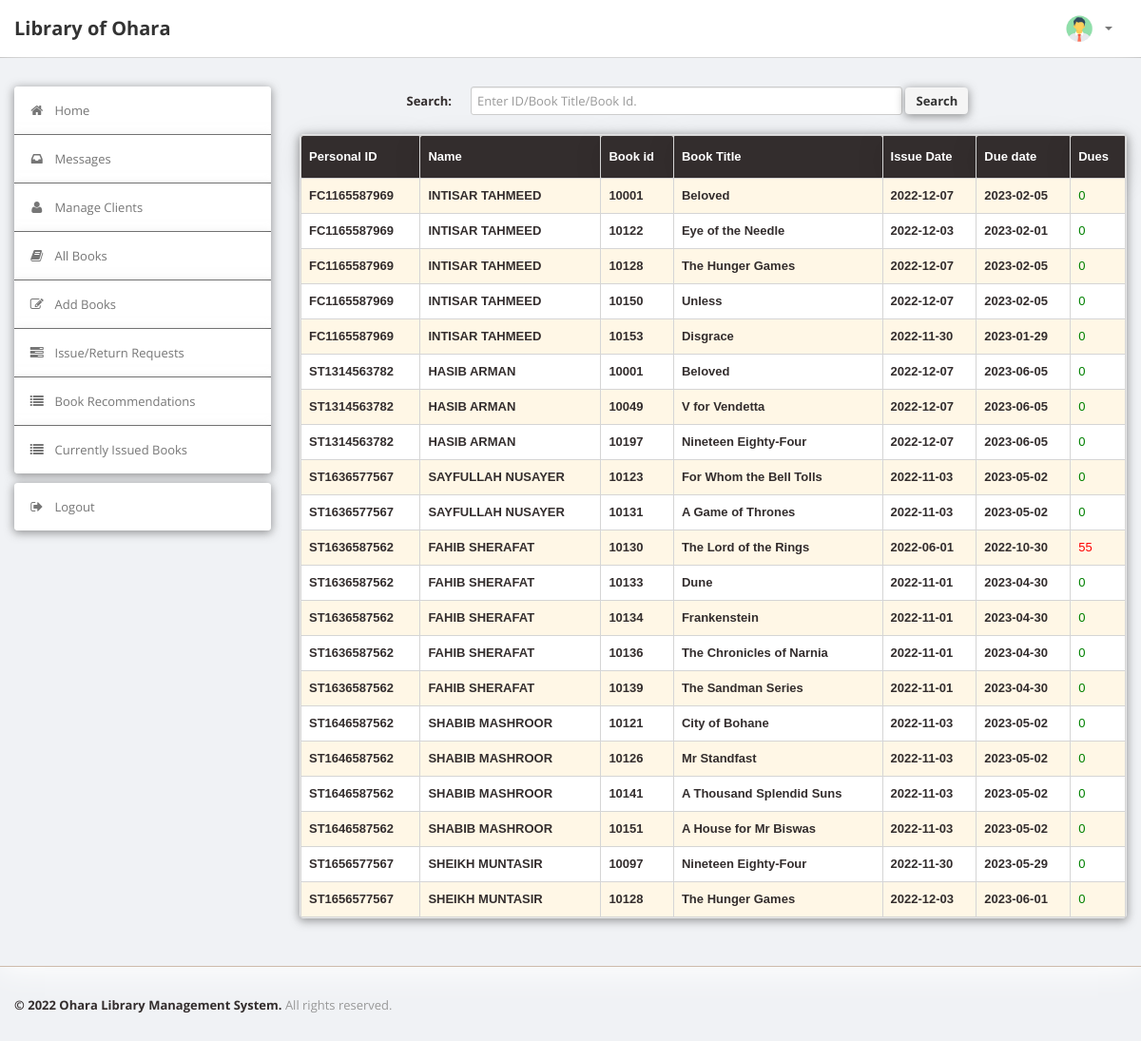
The app's page /LibraryManagementSystem/admin/current.php (signed in), older data.
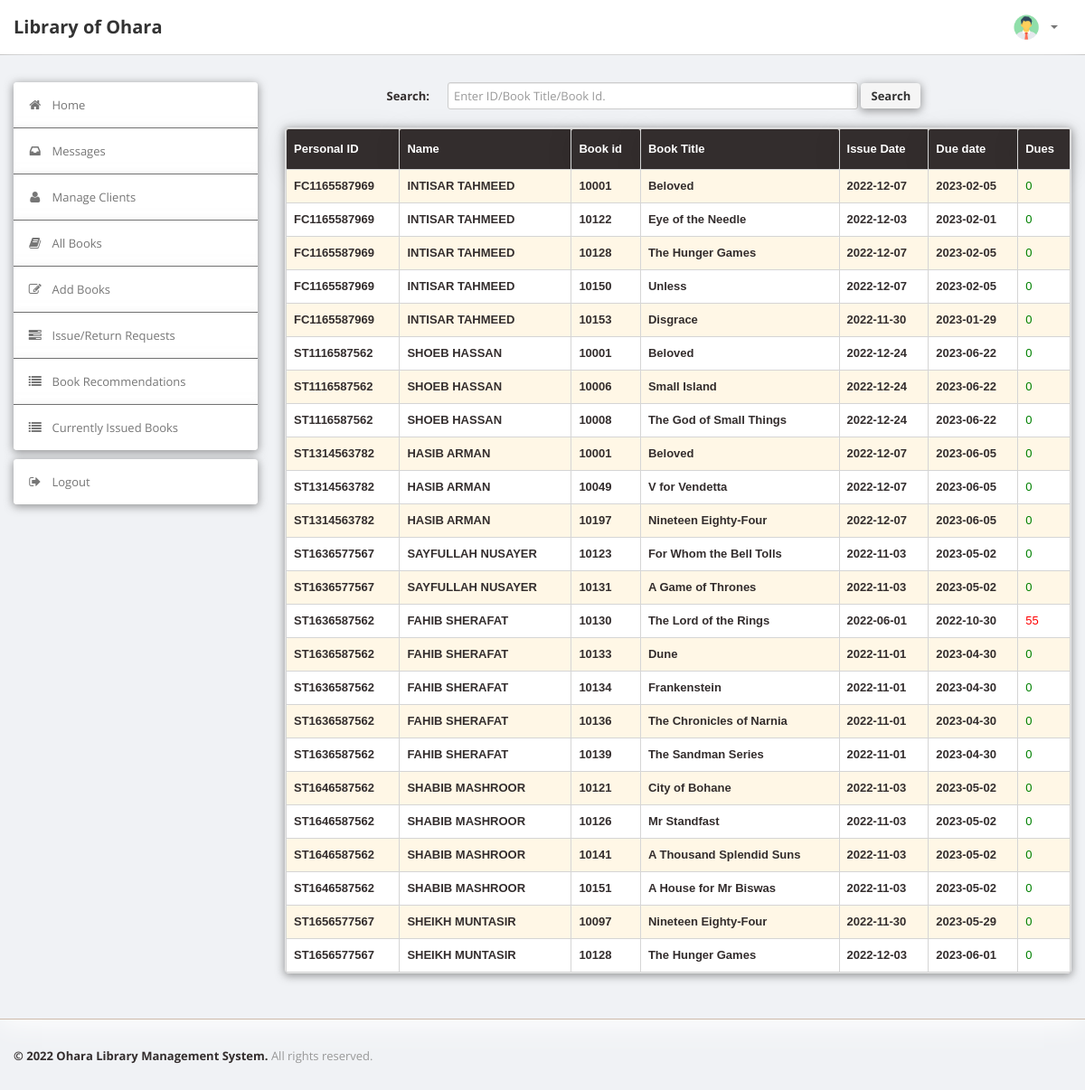
The same page, newer data.
### tables this page shows
CREATE TABLE `record` (
  `Personal_ID` varchar(50) NOT NULL,
  `BookId` int(10) NOT NULL,
  `Date_of_Issue` date DEFAULT NULL,
  `Due_Date` date DEFAULT NULL,
  `Date_of_Return` date DEFAULT NULL,
  `Dues` int(10) DEFAULT NULL,
  `Renewals_left` int(10) DEFAULT NULL,
  `Time` time DEFAULT NULL
);

CREATE TABLE `user` (
  `Personal_ID` varchar(50) NOT NULL,
  `Name` varchar(50) DEFAULT NULL,
  `Gender` varchar(8) DEFAULT NULL,
  `Type` varchar(15) DEFAULT NULL,
  `EmailId` varchar(50) DEFAULT NULL,
  `MobNo` bigint(11) DEFAULT NULL,
  `Password` varchar(50) DEFAULT NULL
);

CREATE TABLE `book` (
  `BookId` int(10) NOT NULL,
  `Title` varchar(50) DEFAULT NULL,
  `Genre` varchar(50) DEFAULT NULL,
  `Year` int(4) DEFAULT NULL,
  `Availability` int(3) DEFAULT NULL
);

### LibraryManagementSystem/admin/current.php (the view, shortened to what this page needs)
<?php
require('dbconn.php');
?>
<?php
if ($_SESSION['Personal_ID']) {
    ?>
    <!DOCTYPE html>
    <html lang="en">
    <head>
        <link type="text/css" href="bootstrap/css/bootstrap.min.css" rel="stylesheet">
        <link type="text/css" href="bootstrap/css/bootstrap-responsive.min.css" rel="stylesheet">
        <link type="text/css" href="css/theme.css" rel="stylesheet">
        <link type="text/css" href="images/icons/css/font-awesome.css" rel="stylesheet">
    </head>
    <body>
    <div class="navbar navbar-fixed-top">
        <div class="navbar-inner">
            <div class="container">
                    <a class="brand" href="index.php">Library of Ohara </a>
                <div class="nav-collapse collapse navbar-inverse-collapse">
                    <ul class="nav pull-right">
                        <li class="nav-user dropdown"><a href="#" class="dropdown-toggle" data-toggle="dropdown">
                                <img src="images/user.png" class="nav-avatar"/>
                                <b class="caret"></b></a>
                        </li>
                    </ul>
                </div>
            </div>
        </div>
    </div>
    <div class="wrapper">
        <div class="container">
            <div class="row">
                <div class="span3">
                    <div class="sidebar">
                        <ul class="widget widget-menu unstyled">
                            <li class="active"><a href="index.php"><i class="menu-icon icon-home"></i>Home
                                </a></li>
                            <li><a href="message.php"><i class="menu-icon icon-inbox"></i>Messages</a>
                            </li>
                            <li><a href="users.php"><i class="menu-icon icon-user"></i>Manage Clients </a>
                            </li>
                            <li><a href="book.php"><i class="menu-icon icon-book"></i>All Books </a></li>
                            <li><a href="addbook.php"><i class="menu-icon icon-edit"></i>Add Books </a></li>
                            <li><a href="requests.php"><i class="menu-icon icon-tasks"></i>Issue/Return Requests </a>
                            </li>
                            <li><a href="recommendations.php"><i class="menu-icon icon-list"></i>Book Recommendations
                                </a></li>
                            <li><a href="current.php"><i class="menu-icon icon-list"></i>Currently Issued Books </a>
                            </li>
                        </ul>
                        <ul class="widget widget-menu unstyled">
                            <li><a href="logout.php"><i class="menu-icon icon-signout"></i>Logout </a></li>
                        </ul>
                    </div>
                </div>
                <div class="span9">
                    <form class="form-horizontal row-fluid" action="current.php" method="post">
                        <div class="control-group">
                            <label class="control-label" for="Search"><b>Search:</b></label>
                            <div class="controls">
                                <input type="text" id="title" name="title" placeholder="Enter ID/Book Title/Book Id."
                                       class="span8" required>
                                <button type="submit" name="submit" class="btn">Search</button>
                            </div>
                        </div>
                    </form>
                    <br>
                <div class="module">
                    <?php
                    if (isset($_POST['submit'])) {
                        $s = $_POST['title'];
                        $sql = "select record.BookId,Personal_ID,Title,Due_Date,Date_of_Issue,datediff(curdate(),Due_Date) as x from LMS.record,LMS.book where (Date_of_Issue is NOT NULL and Date_of_Return is NULL and book.Bookid = record.BookId) and (Personal_ID='$s' or record.BookId='$s' or Title like '%$s%')";
                    } else
                        $sql = "select user.Personal_ID,Name,record.BookId,Title,Due_Date,Date_of_Issue,datediff(curdate(),Due_Date) as x from LMS.record,LMS.book,LMS.user where Date_of_Issue is NOT NULL and Date_of_Return is NULL and book.Bookid = record.BookId and record.Personal_ID=user.Personal_ID";
                    $result = $conn->query($sql);
                    $rowcount = mysqli_num_rows($result);
                    if (!($rowcount))
                    echo "<br><h2><b><i>No Results</i></b></h2>";
                    else
                    {
                    ?>
                    <table class="table" id="tables">
                        <thead>
                        <tr>
                            <th>Personal ID</th>
                            <th>Name</th>
                            <th>Book id</th>
                            <th>Book Title</th>
                            <th>Issue Date</th>
                            <th>Due date</th>
                            <th>Dues</th>
                        </tr>
                        </thead>
                        <tbody>
                        <?php
                        while ($row = $result->fetch_assoc()) {
                            $Personal_ID = $row['Personal_ID'];
                            $Name = $row['Name'];
                            $bookid = $row['BookId'];
                            $Title = $row['Title'];
                            $issuedate = $row['Date_of_Issue'];
                            $duedate = $row['Due_Date'];
                            $dues = $row['x'];
                            ?>
                            <tr>
                                <td><b><?php echo strtoupper($Personal_ID) ?></b></td>
                                <td><b><?php echo strtoupper($Name) ?></b></td>
                                <td><b><?php echo $bookid ?></b></td>
                                <td><b><?php echo $Title ?></b></td>
                                <td><b><?php echo $issuedate ?></b></td>
                                <td><b><?php echo $duedate ?></b></td>
                                <td><?php if ($dues > 0)
                                        echo "<font color='red'>" . $dues . "</font>";
                                    else
                                        echo "<font color='green'>0</font>";
                                    ?>
                            </tr>
                        <?php }
                        } ?>
                        </tbody>
                    </table>
                    </div>
                </div>
            </div>
        </div>
    </div>
    <div class="footer">
        <div class="container">
            <b class="copyright">&copy; 2022 Ohara Library Management System. </b>All rights reserved.
        </div>
    </div>
    </body>
    </html>
<?php } else {
    echo "<script type='text/javascript'>alert('Access Denied!!!')</script>";
} ?>

Row changes from the older to the newer data that the page shows:
added record: Personal_ID.Personal_ID "ST1116587562", Personal_ID.Name "SHOEB HASSAN", BookId "10001", BookId.Title "Beloved", Date_of_Issue "2022-12-24", Due_Date "2023-06-22"
added record: Personal_ID.Personal_ID "ST1116587562", Personal_ID.Name "SHOEB HASSAN", BookId "10006", BookId.Title "Small Island", Date_of_Issue "2022-12-24", Due_Date "2023-06-22"
added record: Personal_ID.Personal_ID "ST1116587562", Personal_ID.Name "SHOEB HASSAN", BookId "10008", BookId.Title "The God of Small Things", Date_of_Issue "2022-12-24", Due_Date "2023-06-22"
